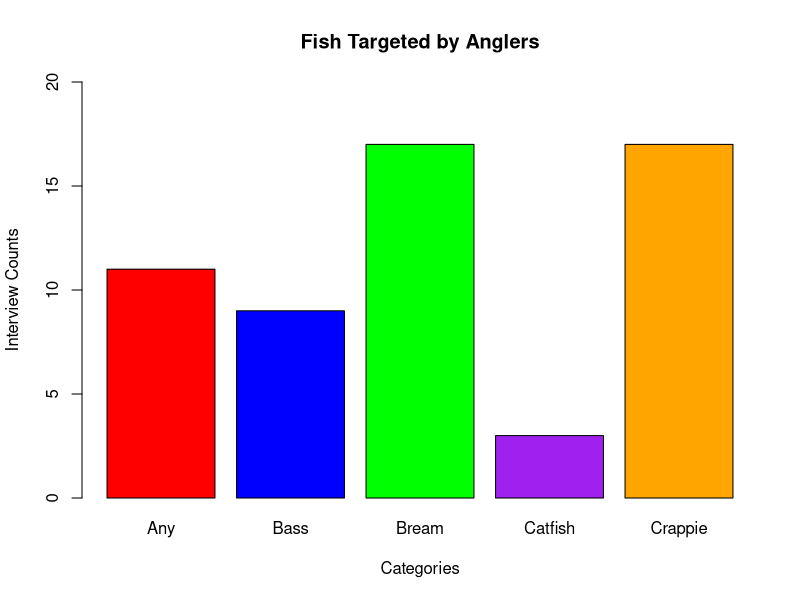
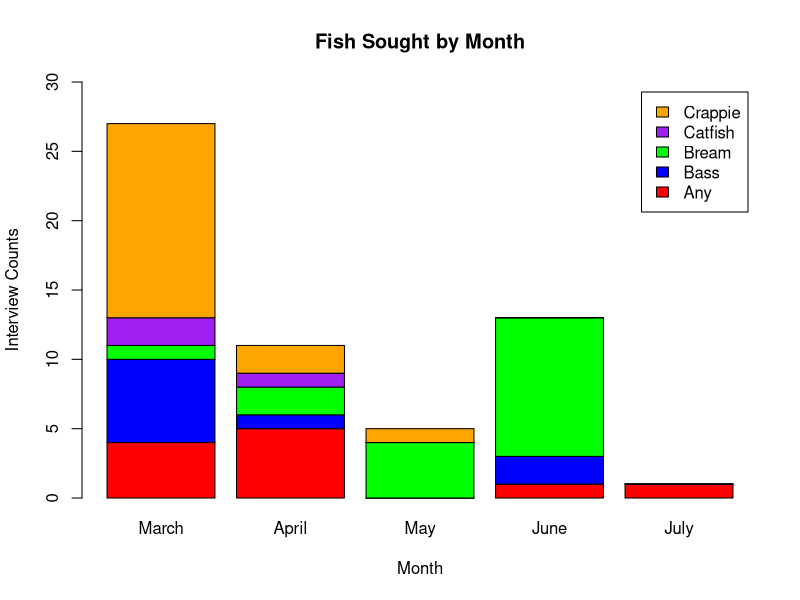
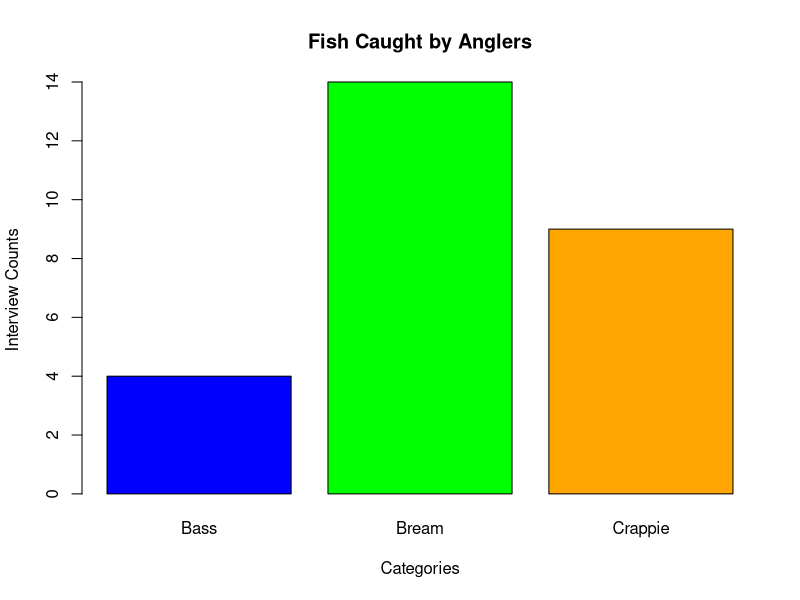
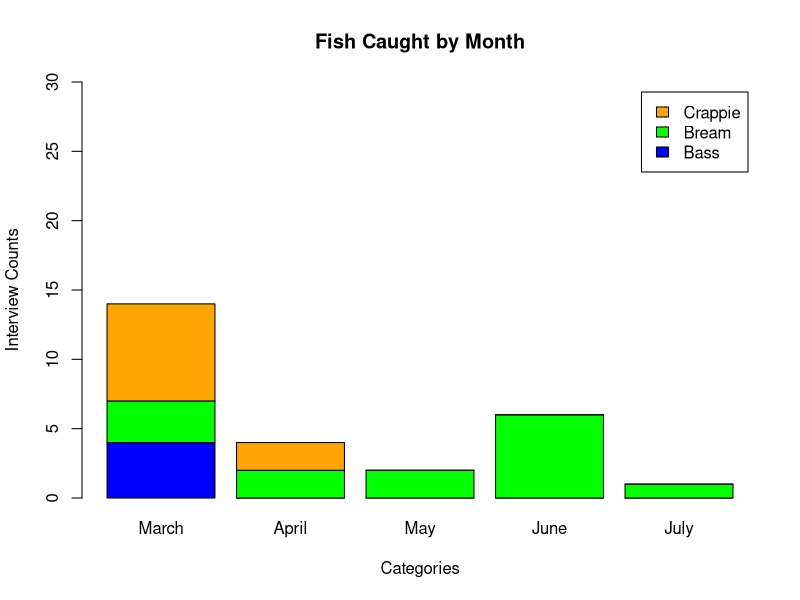
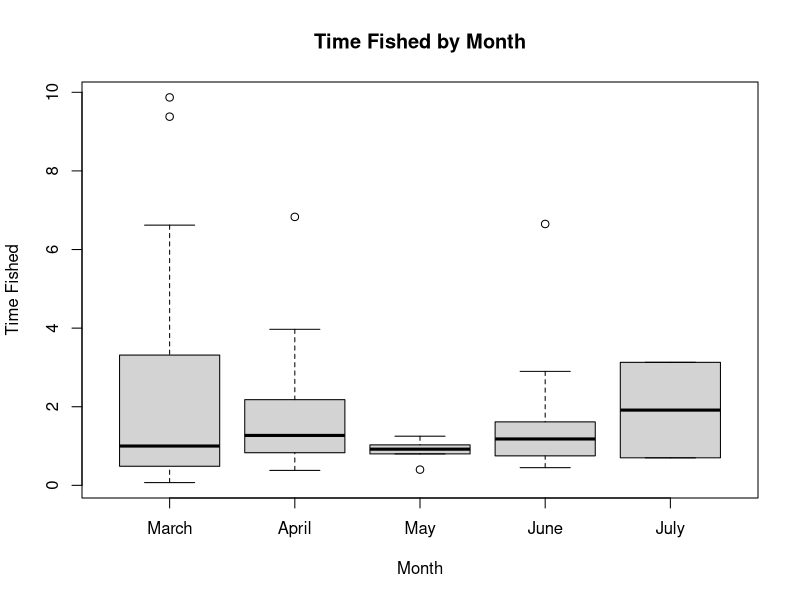
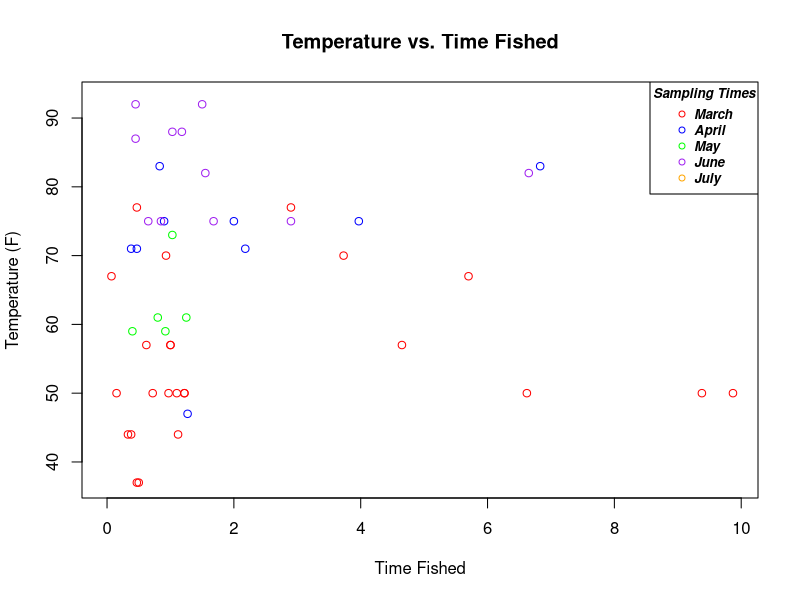
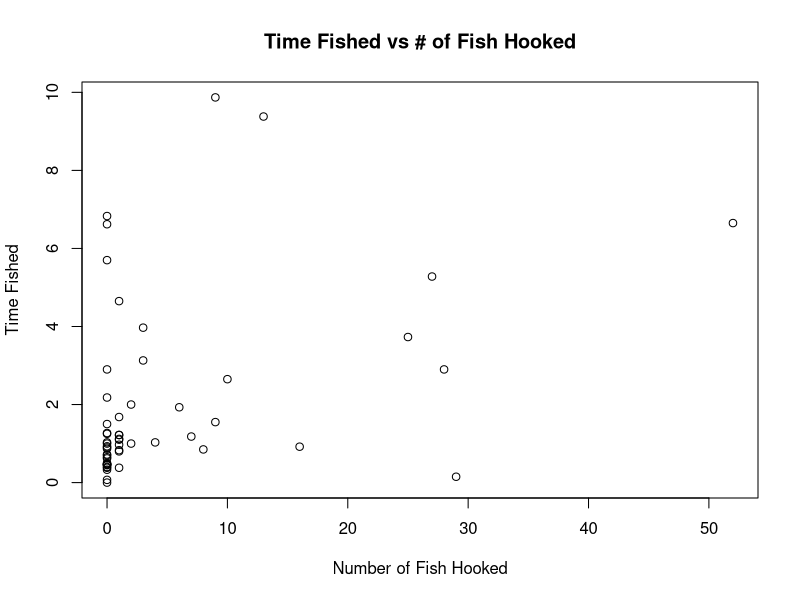
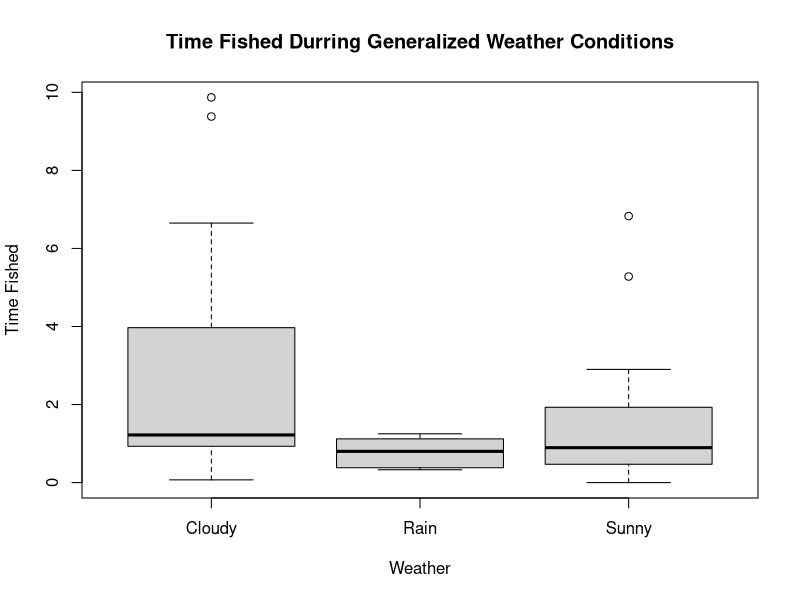

These figures' R source, in order:
## ---- chunk 1
dat<-read.csv("_dat/CompleteCreel.csv")
dat2<-read.csv("_dat/CompleteInst.csv")
dat3<-read.csv("_dat/CompleteVehicle.csv")
dat4<-read.csv("_dat/Spp.csv")
dat5<-read.csv("_dat/FishingVehicle.csv")
## ---- chunk 2
#March
sumMarch<-sum(subset(dat$X..Kept, subset = dat$Month=="March")+subset(dat$X..Released, subset = dat$Month=="March"))
EF<-sum(subset(dat$DecimalTime, subset = dat$Month=="March"))
meangrp<-mean(na.omit(subset(dat$Num..in.Party, subset = dat$Month=="March")))
AH<-meangrp*EF
MarchAH<-(AH/7)*31
CPUE<- sumMarch/AH
HarvestMarch<-MarchAH*CPUE

#April
sumApril<-sum(subset(dat$X..Kept, subset = dat$Month=="April")+subset(dat$X..Released, subset = dat$Month=="April"))
EF<-sum(subset(dat$DecimalTime, subset = dat$Month=="April"))
meangrp<-mean(na.omit(subset(dat$Num..in.Party, subset = dat$Month=="April")))
AH<-meangrp*EF
AprilAH<-(EF/7)*30
CPUE<- sumApril/AH
HarvestApril<-AprilAH*CPUE

#May
sumMay<-sum(subset(dat$X..Kept, subset = dat$Month=="May")+subset(dat$X..Released, subset = dat$Month=="May"))
EF<-sum(subset(dat$DecimalTime, subset = dat$Month=="May"))
meangrp<-mean(na.omit(subset(dat$Num..in.Party, subset = dat$Month=="May")))
AH<-meangrp*EF
MayAH<-(EF/7)*31
CPUE<- sumMay/AH
HarvestMay<-MayAH*CPUE

#June
sumJune<-sum(subset(dat$X..Kept, subset = dat$Month=="June")+subset(dat$X..Released, subset = dat$Month=="June"))
EF<-sum(subset(dat$DecimalTime, subset = dat$Month=="June"))
meangrp<-mean(na.omit(subset(dat$Num..in.Party, subset = dat$Month=="June")))
AH<-meangrp*EF
JuneAH<-(EF/7)*30
CPUE<- sumJune/AH
HarvestJune<-JuneAH*CPUE

#June ETPH (Something Bad Happened Here)
#w<-na.omit(dat5$CreelWait)
#xij<-na.omit(dat5$DecimalTime)
#ETPH<- 6.5*sum(1/w)*sum(xij)
#JuneETPH<- (ETPH/7)*31
#meangrp<-mean(na.omit(dat5$Group.Size))
#AH<- ETPH*meangrp
#JuneAH<-JuneETPH*meangrp
#sumJune<-sum(subset(dat$X..Kept, subset = dat$Month=="June")+subset(dat$X..Released, subset = dat$Month=="June"))
#HarvestJUNE<-AH*CPUE
## ---- chunk 3
counts2 <- table(dat4$Spp..Sought)
barplot(na.omit(counts2), main="Fish Targeted by Anglers", xlab="Categories",ylab="Interview Counts", col=c("red", "blue", "green", "purple", "orange", "black", "yellow"),  ylim=c(0,20))
## ---- chunk 4
dat4$Month<-factor(dat4$Month, levels=c("March", "April", "May", "June", "July"))
counts1 <- table(dat4$Spp..Sought, dat4$Month)
barplot(counts1, main="Fish Sought by Month",
   xlab="Month", ylab="Interview Counts" , col=c("red", "blue", "green", "purple", "orange", "black", "yellow", "gray"),ylim=c(0,30),
  legend = rownames(counts1))
## ---- chunk 5
counts3 <- table(dat4$Spp..Caught)
barplot(na.omit(counts3), main="Fish Caught by Anglers", 
   xlab="Categories", ylab="Interview Counts", col=c("blue", "green", "orange"))
## ---- chunk 6
dat4$Month<-factor(dat4$Month, levels=c("March", "April", "May", "June", "July"))
counts2 <- table(dat4$Spp..Caught, dat4$Month)
barplot(counts2, main="Fish Caught by Month",
   xlab="Categories", ylab="Interview Counts",col=c("blue", "green", "orange"),ylim=c(0,30),
  legend = rownames(counts2))
## ---- chunk 7
dat$Month<-factor(dat$Month, levels=c("March", "April", "May", "June", "July"))
boxplot(DecimalTime~Month, data=dat,  main="Time Fished by Month",xlab="Month", ylab="Time Fished")
## ---- chunk 8
plot(Air.Temperature~DecimalTime,data=dat, main="Temperature vs. Time Fished",
     ylab="Temperature (F)",
     xlab="Time Fished", type="n")
points(Air.Temperature~DecimalTime,data=dat,
       subset=Month=="March",
       col="red")
points(Air.Temperature~DecimalTime,data=dat,
       subset=Month=="April",
       col="blue")
points(Air.Temperature~DecimalTime,data=dat,
       subset=Month=="May",
       col="green")
points(Air.Temperature~DecimalTime,data=dat,
       subset=Month=="June",
       col="purple")
points(Air.Temperature~Hours.Fished,data=dat,
       subset=Month=="July",
       col="orange")
legend("topright",title="Sampling Times", legend=c("March", "April", "May", "June", "July"), col=c("red", "blue", "green", "purple", "orange") , pch=1, cex=0.8, text.font=4)
## ---- chunk 9
sum<-dat$X..Kept+dat$X..Released
plot(DecimalTime~sum, data=dat, main="Time Fished vs # of Fish Hooked",xlab="Number of Fish Hooked", ylab="Time Fished")
## ---- chunk 10
boxplot(DecimalTime~Weather, data=dat, main="Time Fished Durring Generalized Weather Conditions",xlab="Weather", ylab="Time Fished")
## ---- chunk 11
counts4 <- table(dat2$Weather, dat2$Number.of.individuals)
boxplot(dat2$Number.of.individuals~dat2$Weather, main="Angler Turnout Durring Generalized Weather Conditions", 
   xlab="Weather", ylab="Number of Groups Fishing")
## ---- chunk 12
boxplot(X..Kept~Weather, data=dat, main="Fish Caught Durring Generalized Weather Conditions", xlab="Weather", ylab="Catch")
## ---- chunk 13
counts5 <- table(dat$County.State)
barplot(na.omit(counts5), main="Angler Origin", xlab="Categories",ylab="Interview Counts",col = c("red", "blue", "green", "purple", "orange", "gray", "lightgreen"),ylim=c(0,30))
## ---- chunk 14
par(mar=c(6, 4.1, 4.1, 2.1))
labs <- paste(c("Bank Fishing","Bird Watching","Boat Fishing", "Kayaking","Other","Photography", "Walking"))
boxplot(dat3$DecimalTime~dat3$Description.of.Activity, main="Parking Time by Activity",ylab="Wait Time at Access", col = c("red", "blue", "green", "purple", "orange", "gray", "lightgreen"), xaxt="n", xlab="")
axis(1, labels = FALSE)
text(x =  seq_along(labs), y = par("usr")[3]-.2, srt = 45, adj = 1,
     labels = labs, xpd = TRUE)
## ---- chunk 15
mytable <- table(dat3$Description.of.Activity)
lbls <- paste(names(mytable))
pie(mytable, labels = lbls, 
   main="Refuge Visitors", col = c("red", "blue", "green", "purple", "orange", "gray", "lightgreen"))
